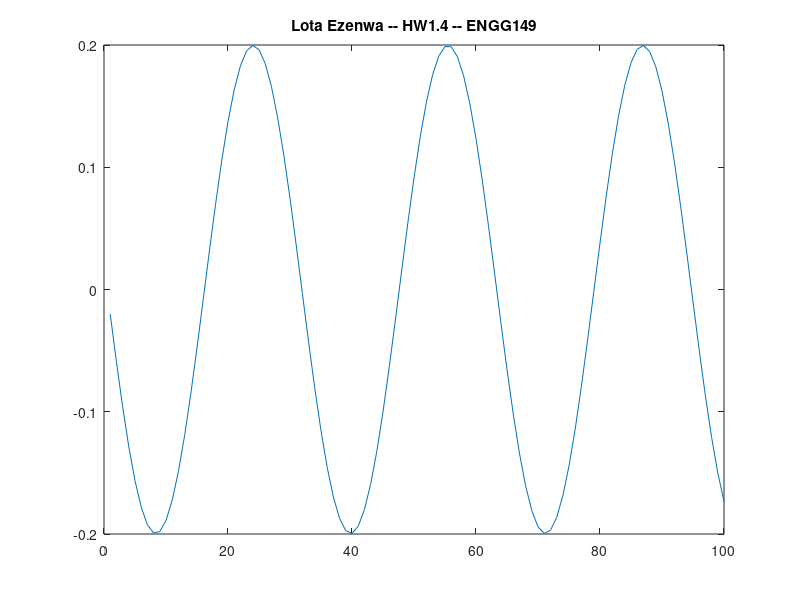

Here is the MATLAB script that generated this plot:
clear
A_c = [0 1; -1 0];
B_c = [0;1];
C = [-1 0];
D = 1;
dt=0.2;

mat_ss = ss(A_c,B_c,C,D);
sys_dsct = c2d(mat_ss,0.2);
A_d = sys_dsct.A;
B_d = sys_dsct.B;
C_d = sys_dsct.C;
D_d = sys_dsct.D;

MarkovP = zeros(1,100);

for i=1:100
    MarkovP(i) = C_d*A_d^(i-1)*B_d;
end

clf
plot(MarkovP)
title('Lota Ezenwa -- HW1.4 -- ENGG149')
